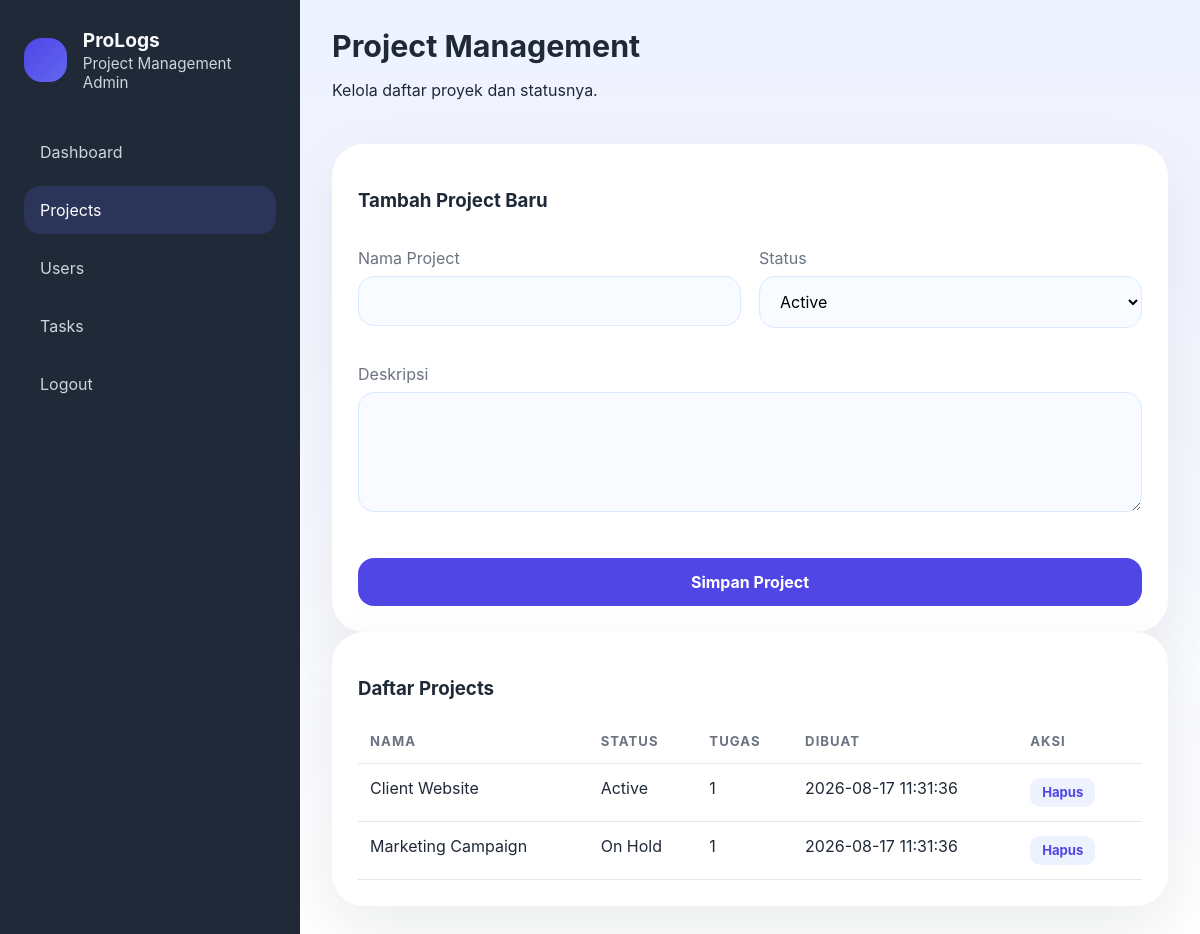
/dashboard-project-manajement/projects.php (signed in), run on the app's committed database.
### tables this page shows
CREATE TABLE IF NOT EXISTS projects (
    id INT AUTO_INCREMENT PRIMARY KEY,
    name VARCHAR(150) NOT NULL,
    description TEXT,
    project_file VARCHAR(255) NULL,
    status VARCHAR(50) NOT NULL DEFAULT 'Active',
    created_at TIMESTAMP DEFAULT CURRENT_TIMESTAMP
);

### dashboard-project-manajement/db.php (called while the page is built, shortened)
<?php
$config = require __DIR__ . '/config.php';
function db()
{
    static $pdo = null;
    if ($pdo === null) {
        global $config;
        if (!empty($config['db_socket'])) {
            $dsn = sprintf(
                'mysql:dbname=%s;charset=%s;unix_socket=%s',
                $config['db_name'],
                $config['db_charset'],
                $config['db_socket']
            );
        }
        $pdo = new PDO($dsn, $config['db_user'], $config['db_pass'], [
            PDO::ATTR_ERRMODE => PDO::ERRMODE_EXCEPTION,
            PDO::ATTR_DEFAULT_FETCH_MODE => PDO::FETCH_ASSOC,
        ]);
        seedSampleData($pdo);
    }
    return $pdo;
}
function seedSampleData(PDO $pdo)
{
    try {
        $pdo->exec("CREATE TABLE IF NOT EXISTS clients (
            id INT AUTO_INCREMENT PRIMARY KEY,
            name VARCHAR(150) NOT NULL,
            email VARCHAR(150) NOT NULL,
            created_at TIMESTAMP DEFAULT CURRENT_TIMESTAMP
        ) ENGINE=InnoDB DEFAULT CHARSET=utf8mb4");
        $pdo->exec("CREATE TABLE IF NOT EXISTS notifications (
            id INT AUTO_INCREMENT PRIMARY KEY,
            user_id INT NULL,
            title VARCHAR(150) NOT NULL,
            message TEXT NOT NULL,
            is_read TINYINT(1) NOT NULL DEFAULT 0,
            created_at TIMESTAMP DEFAULT CURRENT_TIMESTAMP,
            FOREIGN KEY (user_id) REFERENCES users(id) ON DELETE CASCADE
        ) ENGINE=InnoDB DEFAULT CHARSET=utf8mb4");
        $pdo->exec("CREATE TABLE IF NOT EXISTS messages (
            id INT AUTO_INCREMENT PRIMARY KEY,
            sender_user_id INT NOT NULL,
            receiver_user_id INT NULL,
            subject VARCHAR(150) NOT NULL,
            message TEXT NOT NULL,
            created_at TIMESTAMP DEFAULT CURRENT_TIMESTAMP,
            FOREIGN KEY (sender_user_id) REFERENCES users(id) ON DELETE CASCADE,
            FOREIGN KEY (receiver_user_id) REFERENCES users(id) ON DELETE SET NULL
        ) ENGINE=InnoDB DEFAULT CHARSET=utf8mb4");
        $pdo->exec("CREATE TABLE IF NOT EXISTS plans (
            id INT AUTO_INCREMENT PRIMARY KEY,
            user_id INT NOT NULL,
            title VARCHAR(150) NOT NULL,
            notes TEXT,
            due_date DATE NULL,
            status VARCHAR(50) NOT NULL DEFAULT 'Planned',
            created_at TIMESTAMP DEFAULT CURRENT_TIMESTAMP,
            FOREIGN KEY (user_id) REFERENCES users(id) ON DELETE CASCADE
        ) ENGINE=InnoDB DEFAULT CHARSET=utf8mb4");
        $pdo->exec("CREATE TABLE IF NOT EXISTS activity_logs (
            id INT AUTO_INCREMENT PRIMARY KEY,
            user_id INT NULL,
            module VARCHAR(100) NOT NULL,
            action VARCHAR(100) NOT NULL,
            details TEXT NULL,
            created_at TIMESTAMP DEFAULT CURRENT_TIMESTAMP,
            FOREIGN KEY (user_id) REFERENCES users(id) ON DELETE SET NULL
        ) ENGINE=InnoDB DEFAULT CHARSET=utf8mb4");
    } catch (PDOException $e) {
        return;
    }
    try {
        $userCount = $pdo->query('SELECT COUNT(*) AS total FROM users')->fetch(PDO::FETCH_ASSOC);
    } catch (PDOException $e) {
        return;
    }
    try {
        $clientCount = $pdo->query('SELECT COUNT(*) AS total FROM clients')->fetch(PDO::FETCH_ASSOC);
    } catch (PDOException $e) {
        return;
    }
    try {
        $projectCount = $pdo->query('SELECT COUNT(*) AS total FROM projects')->fetch(PDO::FETCH_ASSOC);
    } catch (PDOException $e) {
        return;
    }
    try {
        $notificationCount = $pdo->query('SELECT COUNT(*) AS total FROM notifications')->fetch(PDO::FETCH_ASSOC);
    } catch (PDOException $e) {
        return;
    }
    try {
        $messageCount = $pdo->query('SELECT COUNT(*) AS total FROM messages')->fetch(PDO::FETCH_ASSOC);
    } catch (PDOException $e) {
        return;
    }
    try {
        $planCount = $pdo->query('SELECT COUNT(*) AS total FROM plans')->fetch(PDO::FETCH_ASSOC);
    } catch (PDOException $e) {
        return;
    }
    try {
        $activityCount = $pdo->query('SELECT COUNT(*) AS total FROM activity_logs')->fetch(PDO::FETCH_ASSOC);
    } catch (PDOException $e) {
        return;
    }
    if (!$activityCount || intval($activityCount['total']) === 0) {
        $adminUser = $pdo->query("SELECT id FROM users WHERE role = 'admin' LIMIT 1")->fetch(PDO::FETCH_ASSOC);
        if ($adminUser) {
            $pdo->exec("INSERT INTO activity_logs (user_id, module, action, details, created_at) VALUES
                (" . intval($adminUser['id']) . ", 'dashboard', 'login', 'Admin login berhasil.', NOW()),
                (" . intval($adminUser['id']) . ", 'projects', 'create', 'Project Client Website dibuat.', NOW()),
                (" . intval($adminUser['id']) . ", 'tasks', 'create', 'Tugas review UI dibuat untuk user.', NOW())");
        }
    }
    try {
        $taskCount = $pdo->query('SELECT COUNT(*) AS total FROM tasks')->fetch(PDO::FETCH_ASSOC);
    } catch (PDOException $e) {
        return;
    }
}
function fetchAll($sql, $params = [])
{
    $stmt = db()->prepare($sql);
    $stmt->execute($params);
    return $stmt->fetchAll();
}

### dashboard-project-manajement/projects.php (the view, shortened to what this page needs)
<?php
require_once __DIR__ . '/db.php';
$projects = fetchAll(
    'SELECT p.*, COUNT(t.id) AS task_count FROM projects p LEFT JOIN tasks t ON t.project_id = p.id GROUP BY p.id ORDER BY p.created_at DESC'
);
?>
<!DOCTYPE html>
<html lang="id">
<head>
    <link rel="stylesheet" href="assets/css/style.css">
</head>
<body>
    <div class="app-shell">
        <aside class="sidebar">
            <div class="logo">
                <div class="logo-mark"></div>
                <div>
                    <strong>ProLogs</strong>
                    <p>Project Management Admin</p>
                </div>
            </div>
            <nav class="menu">
                <a class="menu-item" href="dashboard.php">Dashboard</a>
                <a class="menu-item active" href="projects.php">Projects</a>
                <a class="menu-item" href="users.php">Users</a>
                <a class="menu-item" href="tasks.php">Tasks</a>
                <a class="menu-item" href="logout.php">Logout</a>
            </nav>
        </aside>
        <main class="main-content">
            <header class="topbar">
                <div class="page-title">
                    <h2>Project Management</h2>
                    <p>Kelola daftar proyek dan statusnya.</p>
                </div>
            </header>
            <section class="panel">
                <h3>Tambah Project Baru</h3>
                <form method="post" class="form-grid">
                    <div>
                        <label>Nama Project</label>
                        <input type="text" name="name" required>
                    </div>
                    <div>
                        <label>Status</label>
                        <select name="status">
                            <option value="Active">Active</option>
                        </select>
                    </div>
                    <div class="full-width">
                        <label>Deskripsi</label>
                        <textarea name="description" rows="4"></textarea>
                    </div>
                    <div class="full-width">
                        <button type="submit" class="btn-primary">Simpan Project</button>
                    </div>
                </form>
            </section>
            <section class="panel table-card">
                <h3>Daftar Projects</h3>
                <div class="table-wrap">
                    <table>
                        <thead>
                            <tr>
                                <th>Nama</th>
                                <th>Status</th>
                                <th>Tugas</th>
                                <th>Dibuat</th>
                                <th>Aksi</th>
                            </tr>
                        </thead>
                                <tbody>
                            <?php foreach ($projects as $project): ?>
                                <tr>
                                    <td><?php echo htmlspecialchars($project['name']); ?></td>
                                    <td><?php echo htmlspecialchars($project['status']); ?></td>
                                    <td><?php echo htmlspecialchars($project['task_count']); ?></td>
                                    <td><?php echo htmlspecialchars($project['created_at']); ?></td>
                                    <td>
                                        <a class="button-link" href="projects.php?delete=<?php echo $project['id']; ?>" onclick="return confirm('Hapus project ini?');">Hapus</a>
                                    </td>
                                </tr>
                            <?php endforeach; ?>
                        </tbody>
                    </table>
                </div>
            </section>
        </main>
    </div>
</body>
</html>

### dashboard-project-manajement/assets/css/style.css (style rules this page uses)
:root { --bg: #eff3ff; --surface: #ffffff; --surface-2: #f7f9ff; --text: #1f2937; --muted: #6b7280; --primary: #4f46e5; --primary-soft: #eef2ff; --success: #22c55e; --warning: #f59e0b; --error: #ef4444; --shadow: 0 24px 64px rgba(15, 23, 42, 0.08); }
* { box-sizing: border-box; }
body { margin: 0; font-family: Inter, system-ui, -apple-system, BlinkMacSystemFont, 'Segoe UI', sans-serif; background: linear-gradient(180deg, #eef2ff 0%, #ffffff 100%); color: var(--text); }
button, input, select, textarea { font: inherit; }
button { border: 0; cursor: pointer; }
.form-grid { display: grid; grid-template-columns: repeat(2, minmax(0, 1fr)); gap: 18px; }
.full-width { grid-column: 1 / -1; }
input[type="text"], input[type="email"], input[type="password"], input[type="search"], input[type="date"], select, textarea { width: 100%; padding: 14px 16px; border-radius: 16px; border: 1px solid #dbeafe; background: #f8fbff; outline: none; transition: border-color 0.2s ease; }
textarea { resize: vertical; min-height: 120px; }
.table-wrap { overflow-x: auto; }
table { width: 100%; border-collapse: collapse; }
th, td { padding: 14px 12px; border-bottom: 1px solid #e5e7eb; text-align: left; vertical-align: top; }
th { color: var(--muted); font-size: 0.82rem; text-transform: uppercase; letter-spacing: 0.08em; }
.button-link { display: inline-flex; align-items: center; justify-content: center; margin-right: 8px; padding: 8px 12px; border-radius: 10px; background: #eef2ff; color: var(--primary); font-weight: 700; font-size: 0.82rem; line-height: 1; transition: opacity 0.2s ease, transform 0.2s ease; }
a { text-decoration: none; color: inherit; }
label { display: block; margin-top: 18px; margin-bottom: 8px; color: var(--muted); }
.btn-primary { width: 100%; margin-top: 24px; padding: 14px 18px; border-radius: 16px; background: var(--primary); color: #fff; font-weight: 700; }
.app-shell { display: grid; grid-template-columns: 300px 1fr; min-height: 100vh; }
.sidebar { background: #1f2937; color: #f8fafc; display: flex; flex-direction: column; padding: 28px 24px; }
.logo { display: flex; align-items: center; gap: 16px; margin-bottom: 36px; }
.logo-mark { width: 44px; height: 44px; border-radius: 18px; background: linear-gradient(135deg, #4f46e5, #6366f1); }
.logo strong { display: block; font-size: 1.2rem; }
.logo p { margin: 2px 0 0; color: #cbd5e1; font-size: 0.95rem; }
.menu { display: grid; gap: 10px; }
.menu-item { display: block; padding: 14px 16px; border-radius: 16px; color: #cbd5e1; }
.menu-item.active, .menu-item:hover { background: rgba(99, 102, 241, 0.18); color: #fff; }
.main-content { padding: 28px 32px; }
.topbar { display: flex; justify-content: space-between; align-items: center; gap: 20px; margin-bottom: 28px; }
.page-title h2 { margin: 0; font-size: 1.9rem; }
.panel { background: var(--surface); border-radius: 32px; padding: 26px; box-shadow: var(--shadow); }

### data on the page
projects: name "Client Website", status "Active", task_count "1", created_at "2026-08-17 11:31:36"
projects: name "Marketing Campaign", status "On Hold", task_count "1", created_at "2026-08-17 11:31:36"
